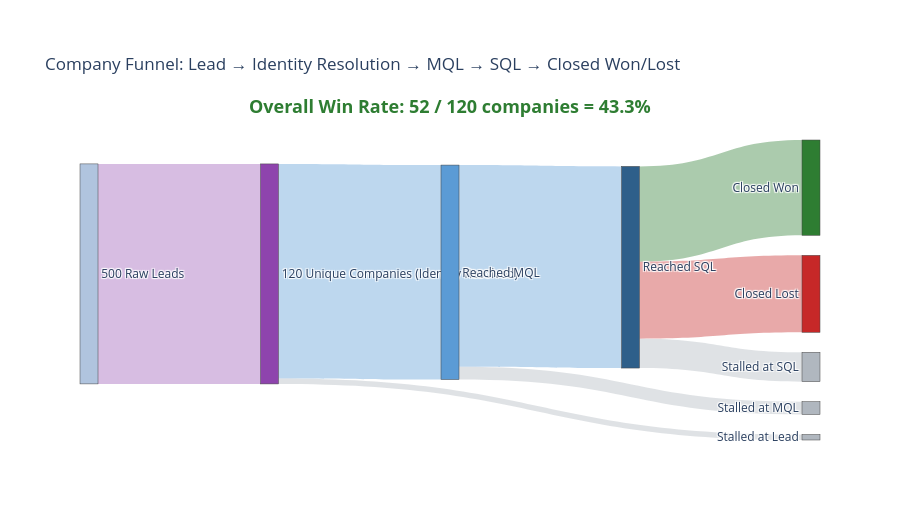

Write notebook code for a chart like this one.
### Markdown cell above
### Metric 2: Funnel Conversion Rate

Definition: company-grain (identity-resolved) win rate — Closed-Won companies ÷ total companies ever engaged. A company's funnel position is the *furthest* stage reached across any of its leads; if any lead ever reached Closed Won, the company counts as Closed Won. Two assumptions carried into this: (1) progression is monotonic — a lead currently at `SQL` is assumed to have already passed through `Lead`/`MQL`, since CRM only stores current stage, not history; (2) identity resolution — since `company_id` is lead-grain, not account-grain, we resolve the 500 raw leads down to **120 unique companies** before tracking them through the funnel, shown as its own explicit node.

### Code cell
import plotly.graph_objects as go

# stage_rank_map and crm_pipeline['stage_rank'] were already set up in Section 4 (cell 76) - reused as-is here
peak_rank = crm_pipeline.groupby('company_name').stage_rank.max()

n_leads = len(crm_pipeline)
n_companies = len(peak_rank)
reached_mql = (peak_rank >= 1).sum()
reached_sql = (peak_rank >= 2).sum()
closed_won = (peak_rank == 4).sum()
closed_lost = (peak_rank == 3).sum()
stalled_lead = (peak_rank == 0).sum()
stalled_mql = (peak_rank == 1).sum()
stalled_sql = (peak_rank == 2).sum()

# success rate of the post-lead process: Closed Won ÷ ALL unique companies that ever entered the funnel
overall_win_rate = closed_won / n_companies * 100

labels = [f'{n_leads} Raw Leads', f'{n_companies} Unique Companies\n(Identity Resolved)', 'Reached MQL', 'Reached SQL',
          'Closed Won', 'Closed Lost', 'Stalled at Lead', 'Stalled at MQL', 'Stalled at SQL']
node_colors = ['#B0C4DE', '#8E44AD', '#5B9BD5', '#2E5F8A', '#2E7D32', '#C62828', '#B0B7BF', '#B0B7BF', '#B0B7BF']

fig = go.Figure(go.Sankey(
    node=dict(label=labels, color=node_colors, pad=20, thickness=18),
    link=dict(
        source=[0, 1, 1, 2, 2, 3, 3, 3],
        target=[1, 2, 6, 3, 7, 4, 5, 8],
        value=[n_companies, reached_mql, stalled_lead, reached_sql, stalled_mql, closed_won, closed_lost, stalled_sql],
        color=['rgba(142,68,173,0.35)', 'rgba(91,155,213,0.4)', 'rgba(176,183,191,0.4)', 'rgba(91,155,213,0.4)',
               'rgba(176,183,191,0.4)', 'rgba(46,125,50,0.4)', 'rgba(198,40,40,0.4)', 'rgba(176,183,191,0.4)'],
    ),
))
fig.update_layout(
    title_text='Company Funnel: Lead → Identity Resolution → MQL → SQL → Closed Won/Lost',
    font_size=12, height=520, margin=dict(t=140),
)
fig.add_annotation(
    text=f'<b>Overall Win Rate: {closed_won} / {n_companies} companies = {overall_win_rate:.1f}%</b>',
    xref='paper', yref='paper', x=0.5, y=1.16, showarrow=False,
    font=dict(size=18, color='#2E7D32'),
)
fig.show()

### Figure 1 — Plotly figure (JSON) as saved in the notebook; plotly's stock layout.template omitted (floating-point values rounded to 4 significant figures)
{"data": [{"link": {"color": ["rgba(142,68,173,0.35)", "rgba(91,155,213,0.4)", "rgba(176,183,191,0.4)", "rgba(91,155,213,0.4)", "rgba(176,183,191,0.4)", "rgba(46,125,50,0.4)", "rgba(198,40,40,0.4)", "rgba(176,183,191,0.4)"], "source": [0, 1, 1, 2, 2, 3, 3, 3], "target": [1, 2, 6, 3, 7, 4, 5, 8], "value": [120, 117, 3, 110, 7, 52, 42, 16]}, "node": {"color": ["#B0C4DE", "#8E44AD", "#5B9BD5", "#2E5F8A", "#2E7D32", "#C62828", "#B0B7BF", "#B0B7BF", "#B0B7BF"], "label": ["500 Raw Leads", "120 Unique Companies\n(Identity Resolved)", "Reached MQL", "Reached SQL", "Closed Won", "Closed Lost", "Stalled at Lead", "Stalled at MQL", "Stalled at SQL"], "pad": 20, "thickness": 18}, "type": "sankey"}], "layout": {"annotations": [{"font": {"color": "#2E7D32", "size": 18}, "showarrow": false, "text": "<b>Overall Win Rate: 52 / 120 companies = 43.3%</b>", "x": 0.5, "xref": "paper", "y": 1.16, "yref": "paper"}], "font": {"size": 12}, "height": 520, "margin": {"t": 140}, "title": {"text": "Company Funnel: Lead → Identity Resolution → MQL → SQL → Closed Won/Lost"}}}
